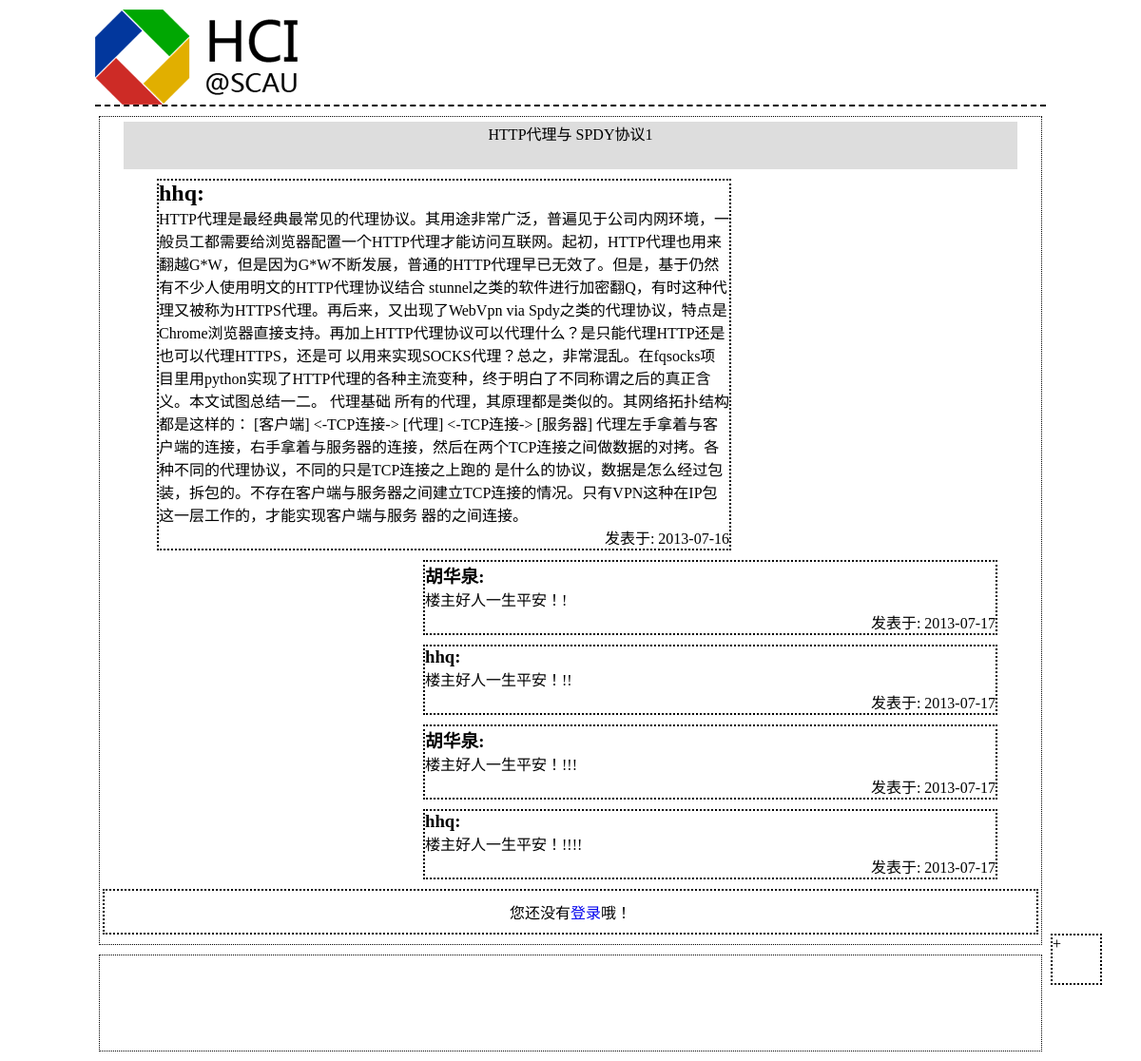
The app's page /Controller/onePostCon.php?postId=7, older data.
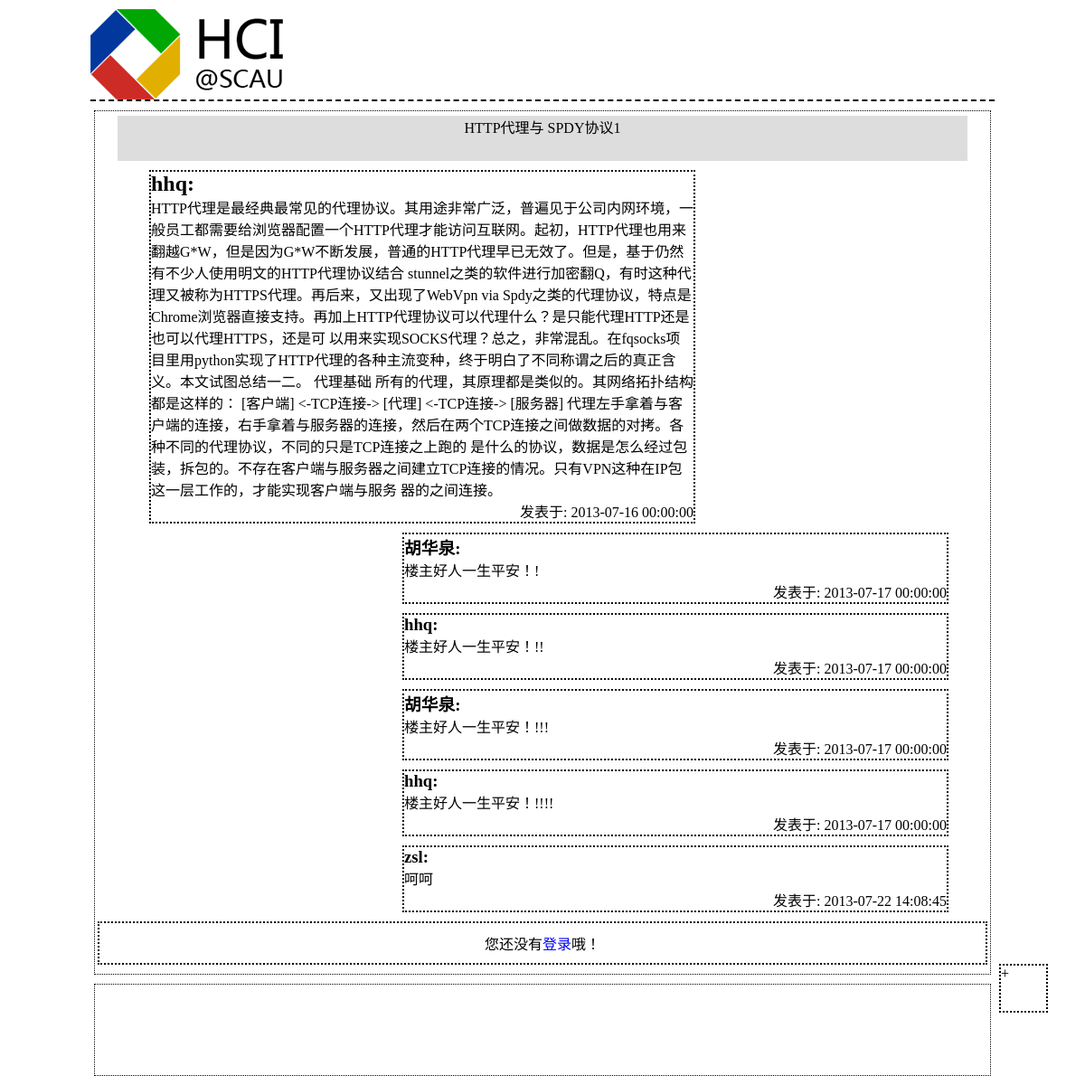
The same page, newer data.
### tables this page shows
CREATE TABLE IF NOT EXISTS `post` (
  `id` int(6) NOT NULL AUTO_INCREMENT,
  `title` varchar(50) NOT NULL,
  `content` longtext NOT NULL,
  `type` int(1) NOT NULL,
  `point` int(5) NOT NULL DEFAULT '0',
  `deleted` int(1) NOT NULL,
  `post_date` datetime NOT NULL,
  `state` int(1) NOT NULL,
  `authority` int(11) NOT NULL,
  `board_id` int(11) NOT NULL,
  `user_id` int(11) NOT NULL,
  PRIMARY KEY (`id`),
  KEY `board_id` (`board_id`),
  KEY `user_id` (`user_id`)
);

CREATE TABLE IF NOT EXISTS `user` (
  `id` int(11) NOT NULL AUTO_INCREMENT,
  `account` varchar(20) NOT NULL,
  `score` int(10) NOT NULL,
  `level` int(3) NOT NULL,
  `authority` int(11) NOT NULL,
  `password` varchar(255) NOT NULL,
  PRIMARY KEY (`id`)
);

### Controller/onePostCon.php (called while the page is built, shortened)
<?php
	require_once(ROOT . DS . "View" . DS. "postHeader.php");
	$postId = $_GET['postId'];
	$sql = "SELECT * FROM `post` WHERE id='$postId'";
	$query = mysql_query($sql);
	while($post_rows = mysql_fetch_array($query)) {
		$user = mysql_fetch_array(mysql_query("SELECT account FROM `user` WHERE id='$post_rows[user_id]'"));
		$post_user = $user[0];
		$post_title = $post_rows['title'];
		$post_content = $post_rows['content'];
		$post_date = $post_rows['post_date'];
	}
	$comment_sql = "SELECT * FROM `comment` WHERE post_id='$postId'";
	$comment_query = mysql_query($comment_sql);
	$commentContent = array();
	$commentUser = array();
	$commentDate = array();
	while($comment_rows = mysql_fetch_array($comment_query)) {
		array_push($commentContent, $comment_rows['content']);
		$comment_user = mysql_fetch_array(mysql_query("SELECT account FROM `user` WHERE id='$comment_rows[user_id]'"));
		array_push($commentUser, $comment_user[0]);
		array_push($commentDate, $comment_rows['comment_date']);
	}
	include_once(ROOT . DS . "View" . DS . "onePostView.php");
?>

### View/onePostView.php (the view)
			<div id="postTitle"><?php echo $post_title;?></div>
			<div id="msg">
			<h2><?php echo $post_user;?>:</h2>
			<p><?php echo $post_content;?></p>
			<p class="time">发表于:&nbsp;<?php echo $post_date;?></p>
			</div>
<?php
	foreach ($commentUser as $key => $commentuser) {
?>
			<div class="comment">
				<h3><?php echo $commentuser;?>:</h3>
				<p><?php echo $commentContent[$key];?></p>
				<p class="time">发表于:&nbsp;<?php echo $commentDate[$key];?></p>
			</div>
<?php
	}
?>

### View/postHeader.php (shortened to what this page needs)
<!DOCTYPE html PUBLIC "-//W3C//DTD XHTML 1.0 Transitional//EN" "http://www.w3.org/TR/xhtml1/DTD/xhtml1-transitional.dtd">
<html xmlns="http://www.w3.org/1999/xhtml" xml:lang="en">
<head>
	<link rel="stylesheet" href="../stylesheets/post.css" />
</head>
<body>
	<div id="body">
		<div id="header">
			<a href="/HCI-forum"><img src="/HCI-forum/images/logo.png" alt="logo" /></a>
		</div>
		<div id="main">

### stylesheets/post.css (style rules this page uses)
* { margin: 0; padding: 0; list-style: none; outline: none; text-decoration: none; }
#body { width: 1000px; margin: 10px auto; }
#header { width: 100%; height: 100px; margin: 0 auto; border-bottom: 2px dashed; }
#main { width: 99%; margin: 10px auto; border: 1px dotted #000; }
#postTitle { width: 95%; height: 50px; margin: 5px auto; text-align: center; background: #ddd; }
#msg { width: 600px; margin: 10px 0px 10px 60px; border: 2px dotted #000; word-wrap:break-word; overflow:hidden; }
.comment { width: 600px; margin: 10px 0px 10px 340px; border: 2px dotted #000; }
#send-comment { width: 99%; margin: 10px auto; padding: 10px 0; border: 2px dotted #000; text-align: center; }
#control-panel { width: 50px; height: 50px; position: fixed; bottom: 80px; margin-left: 1000px; border: 2px dotted #000; }
.time { text-align: right; }
#footer { width: 99%; height: 100px; margin: 10px auto; border: 1px dotted #000; }

Row changes from the older to the newer data that the page shows:
changed post "HTTP代理与 SPDY协议1": post_date "2013-07-16" → "2013-07-16 00:00:00"
Text that changed along with them:
new list line: "胡华泉 : 楼主好人一生平安！! 发表于: 2013-07-17 00:00:00"
new list line: "hhq : 楼主好人一生平安！!! 发表于: 2013-07-17 00:00:00"
new list line: "胡华泉 : 楼主好人一生平安！!!! 发表于: 2013-07-17 00:00:00"
new list line: "hhq : 楼主好人一生平安！!!!! 发表于: 2013-07-17 00:00:00"
new list line: "zsl : 呵呵 发表于: 2013-07-22 14:08:45"
list line gone: "胡华泉 : 楼主好人一生平安！! 发表于: 2013-07-17"
list line gone: "hhq : 楼主好人一生平安！!! 发表于: 2013-07-17"
list line gone: "胡华泉 : 楼主好人一生平安！!!! 发表于: 2013-07-17"
list line gone: "hhq : 楼主好人一生平安！!!!! 发表于: 2013-07-17"
